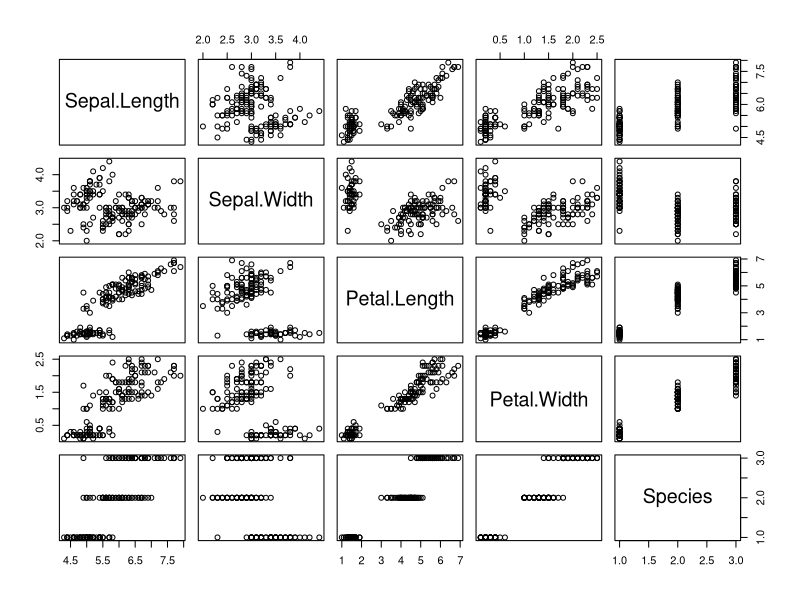
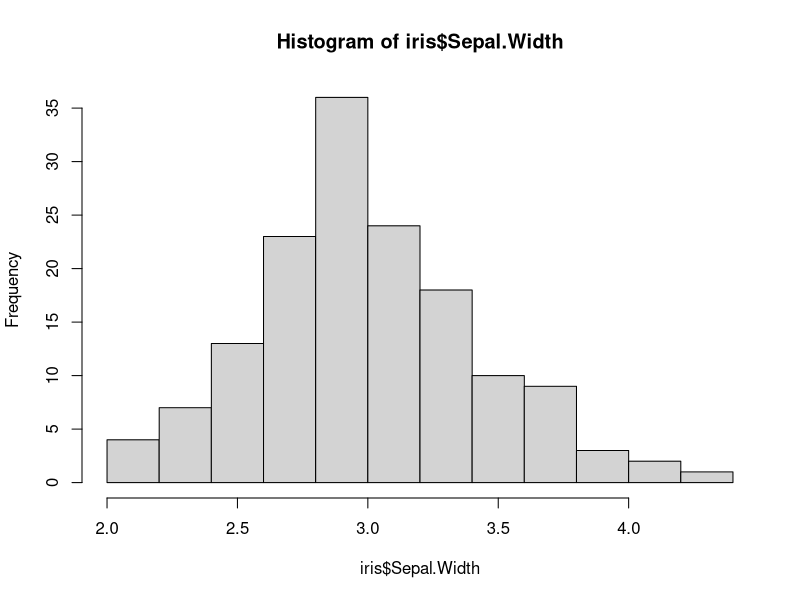
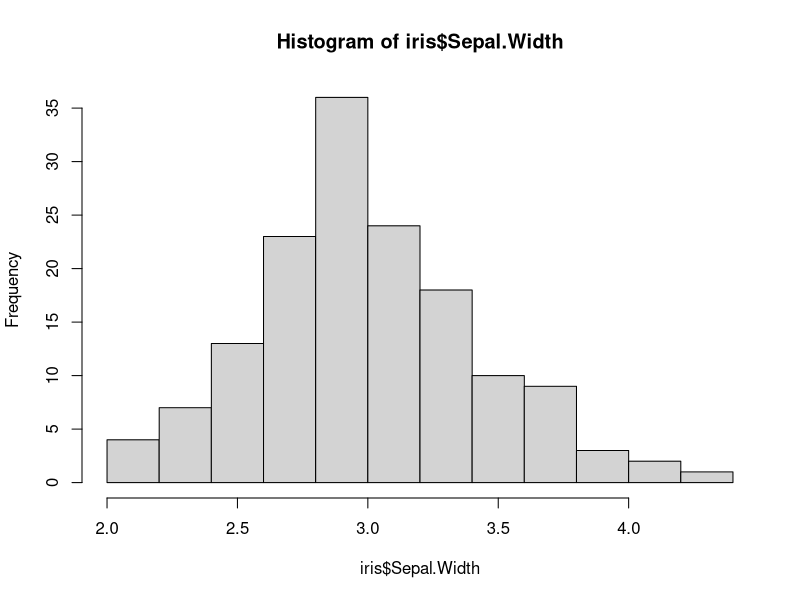
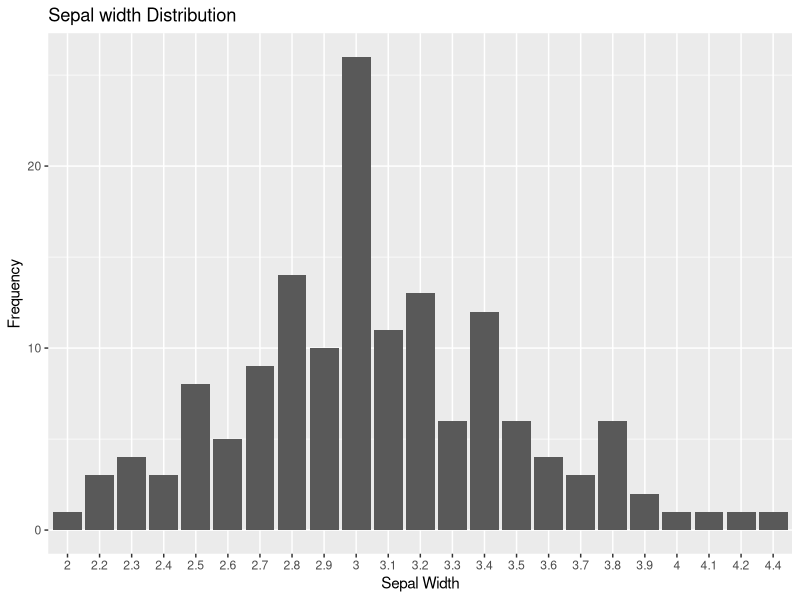
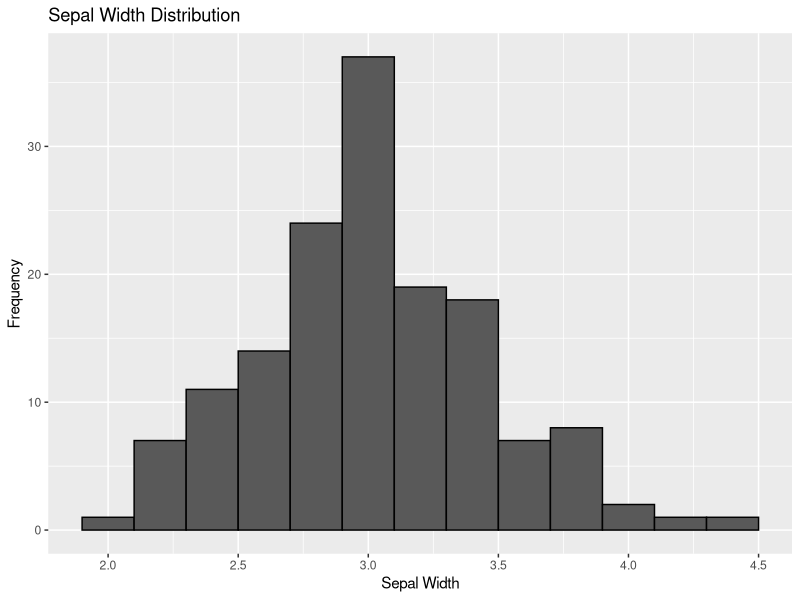
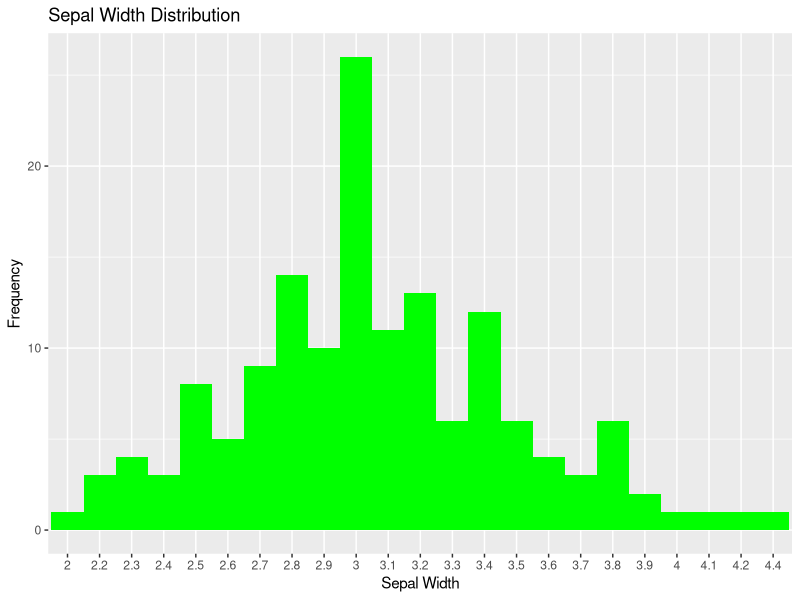
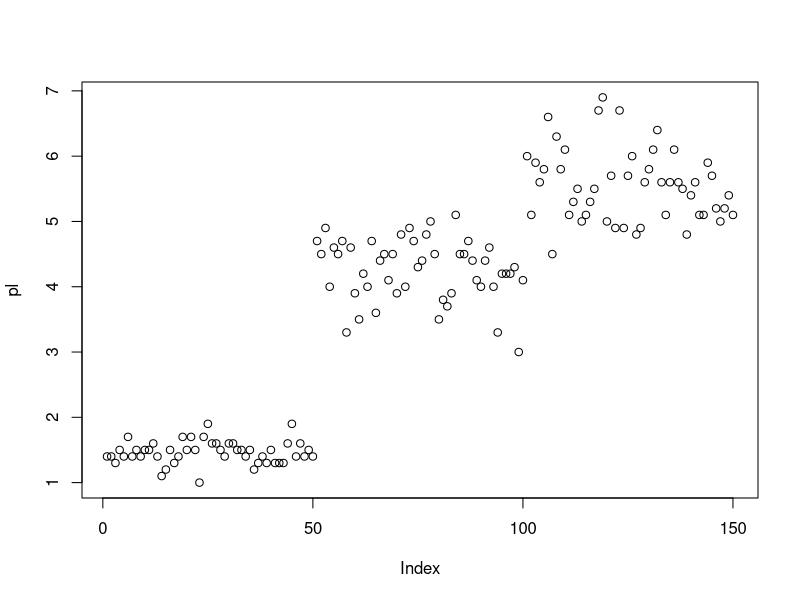
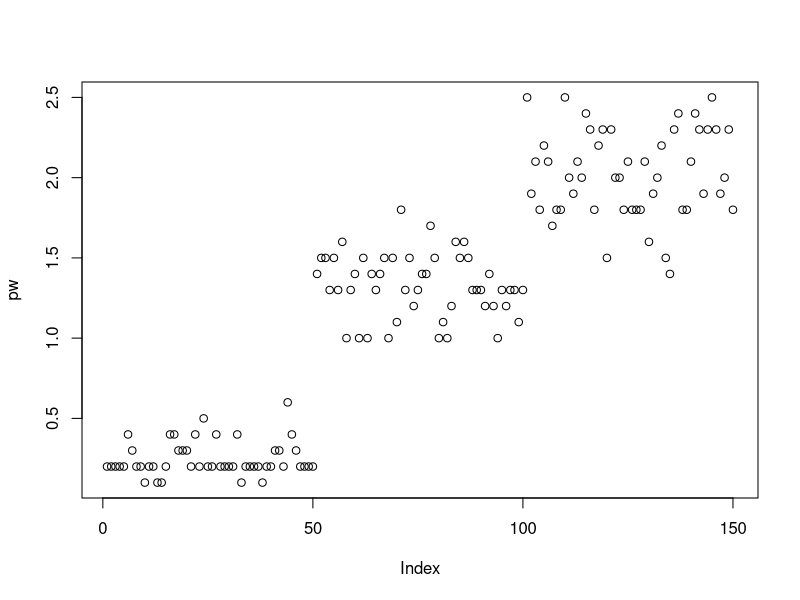

Write the R code that produced these figures, in order.
# to load the given dataset
plot(iris)
summary(iris)

# plot histogram of the data
hist(iris$Sepal.Width )

View(iris)
library(ggplot2)
sepalwidth <- table(iris$Sepal.Width)

sepalwidth <- data.frame(sepalwidth)
colnames(sepalwidth) <- c('sepalwidth','frequency')
View(sepalwidth)
hist(iris$Sepal.Width)

ggplot(sepalwidth,aes(x=`sepalwidth`,y=`frequency`))+
  geom_histogram(stat = 'identity', binwidth = 5, bins = 2) +
  labs(title = 'Sepal width Distribution', x = 'Sepal Width' , y = 'Frequency', fill ='Frequency')

ggplot(iris, aes(x = Sepal.Width)) +
  geom_histogram(binwidth = 0.2, color = 'black') +
  labs(title = 'Sepal Width Distribution', x = 'Sepal Width', y = 'Frequency')

ggplot(sepalwidth, aes(x = sepalwidth, y = frequency)) +
  geom_bar(stat = 'identity', fill = 'green', width = 1) +
  labs(title = 'Sepal Width Distribution', x = 'Sepal Width', y = 'Frequency')

pl <- iris$Petal.Length
pw <- iris$Petal.Width

plot(pl)
plot(pw)
plot(pl,pw)
plot(pw,pl)

##++++++++++++++++++++++++++++++++++++++++++++++++++++++++++++++++++++++
pl <- iris$Petal.Length
pw <- iris$Petal.Width
Species <- as.numeric(iris$Species)

View(iris)
Species

# plot petal length vs petal width
plot(pl,pw,
     xlab = 'petal length',
     ylab = 'petal width',
     main = 'petal width vs petal length',
     pch = Species,
     
     )
#+++++++++++++++++++++++++++++++++++++++++++++++++++++++++++++++++++++++++++++


# Load dataset
data(iris)

# Define colors and shapes for each species
colors <- c("setosa" = "red", "versicolor" = "green", "virginica" = "blue")
shapes <- c("setosa" = 16, "versicolor" = 17, "virginica" = 18)

# Create scatter plot with colors and shapes
plot(iris$Petal.Length, iris$Petal.Width,
     col = colors[iris$Species], # Assign colors by species
     pch = shapes[iris$Species], # Assign shapes by species
     xlab = "Petal Length (cm)",
     ylab = "Petal Width (cm)",
     main = "Petal Width vs Petal Length by Species",
     cex = 1.2) # Increase point size

# Add legend
legend(x=5,y=2,
       legend = names(colors),
       col = colors,
       pch = shapes,
       title = "Species",
       bty = "n") # Remove border around legend

###++++++++++++++++++++++++++++++++++++++++++++++


### calculate standar deviation

stamdard_deviation <- apply(iris[1:4], 2, sd)
meanOf_data <- apply(iris[1:4],2,mean)
sum_of_data <- apply(iris[1:4],2,sum)


stamdard_deviation
sum_of_data
meanOf_data

par(mfrow = c(1,1))
hist(iris$Sepal.Length, col = 'green', breaks = 20)
hist(iris$Sepal.Width , col = 'green',breaks = 20)
hist(iris$Petal.Length, col = 'green' , breaks = 20)
hist(iris$Petal.Width, col = 'green' , breaks = 20)

# plot scatter plot
ggplot(iris, aes(x = Sepal.Length, y = Sepal.Width , col= Species )) +
  geom_point()

ggplot(iris,aes(x = Petal.Length, y = Petal.Width, col=Species)) + 
  geom_point()

#++++++++++++++++++++++++++++++++++++++++++++++++++++++++++++++++++++++++++


library(class)
library(ggplot2)
library(caret)


# scale numetic features ( standardized to ) mean = 0, std = 0
iris[,1:4] <- scale(iris[,1:4])


#split dataset into trainig ( 80% ) and testing ( 20% )

set.seed(123)
trainIndex <- createDataPartition(iris$Species , p=0.8 , list = FALSE)
iris.train <- iris[trainIndex,]
iris.test <- iris[-trainIndex,]


# Extract predictor variable ( x ) and taraget labels ( y )
trainX <- iris.train[,1:4]
trainY <- iris.train$Species
testX <- iris.test[,1:4]
testY <- iris.test$Species


# apply knn classficiation 
# choose k = 5(default value) 

k_value <- 5 

# perform KNN classfication 
knn.pred <- knn(train = trainX, test = testX , cl = trainY, k = k_value)



# Print predictions 
print(knn.pred)


# Evaluate model performance 
#Create a confusion matrix 












































  